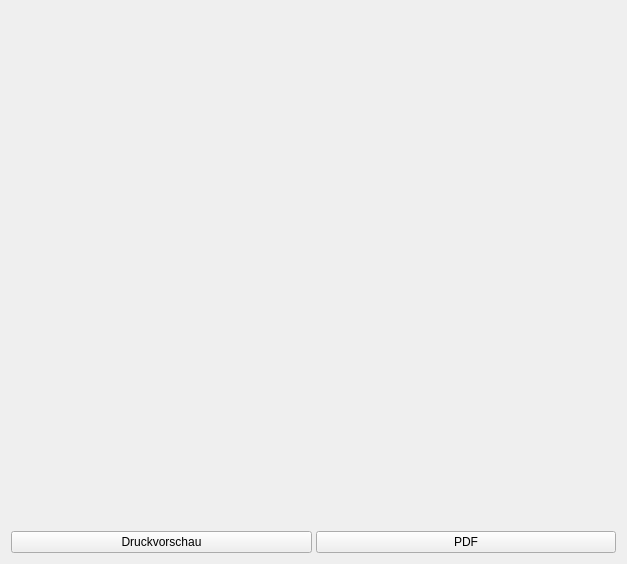
<?xml version="1.0" encoding="UTF-8"?>
<ui version="4.0">
 <class>TabZusammenfassung</class>
 <widget class="QWidget" name="TabZusammenfassung">
  <property name="geometry">
   <rect>
    <x>0</x>
    <y>0</y>
    <width>627</width>
    <height>564</height>
   </rect>
  </property>
  <property name="windowTitle">
   <string>Form</string>
  </property>
  <layout class="QVBoxLayout" name="verticalLayout">
   <property name="spacing">
    <number>4</number>
   </property>
   <item>
    <widget class="WdgWebViewEditable" name="webview" native="true">
     <property name="sizePolicy">
      <sizepolicy hsizetype="Expanding" vsizetype="Expanding">
       <horstretch>0</horstretch>
       <verstretch>0</verstretch>
      </sizepolicy>
     </property>
    </widget>
   </item>
   <item>
    <layout class="QHBoxLayout" name="horizontalLayout">
     <item>
      <widget class="QPushButton" name="btnPrintPreview">
       <property name="toolTip">
        <string>&lt;html&gt;&lt;head/&gt;&lt;body&gt;&lt;p&gt;Hier wird der &lt;span style=&quot; font-weight:600;&quot;&gt;Spickzettel &lt;/span&gt;oder die&lt;span style=&quot; font-weight:600;&quot;&gt; Zusammenfassung&lt;/span&gt; ausgedruckt.&lt;/p&gt;&lt;p&gt;Das Betriebssystem aktiviert dazu den Druckdialog, der je nach Betriebssytem oder Treiber unterschiedlich gestaltet ist.&lt;/p&gt;&lt;/body&gt;&lt;/html&gt;</string>
       </property>
       <property name="text">
        <string>Druckvorschau</string>
       </property>
      </widget>
     </item>
     <item>
      <widget class="QPushButton" name="btnToPdf">
       <property name="toolTip">
        <string>&lt;html&gt;&lt;head/&gt;&lt;body&gt;&lt;p&gt;Hier wird der &lt;span style=&quot; font-weight:600;&quot;&gt;Spickzettel &lt;/span&gt;oder die &lt;span style=&quot; font-weight:600;&quot;&gt;Zusammenfassung&lt;/span&gt; als PDF abgespeichert.&lt;/p&gt;&lt;p&gt;Das Betriebssystem aktiviert dazu den Druckdialog, der je nach Betriebssystem oder Treiber unterschiedlich gestaltet ist. In macOS ist die PDF-Funktion in den Druckdialog integriert.&lt;/p&gt;&lt;/body&gt;&lt;/html&gt;</string>
       </property>
       <property name="text">
        <string>PDF</string>
       </property>
      </widget>
     </item>
    </layout>
   </item>
  </layout>
 </widget>
 <customwidgets>
  <customwidget>
   <class>WdgWebViewEditable</class>
   <extends>QWidget</extends>
   <header>widgets/wdgwebvieweditable.h</header>
   <container>1</container>
  </customwidget>
 </customwidgets>
 <resources/>
 <connections/>
</ui>
